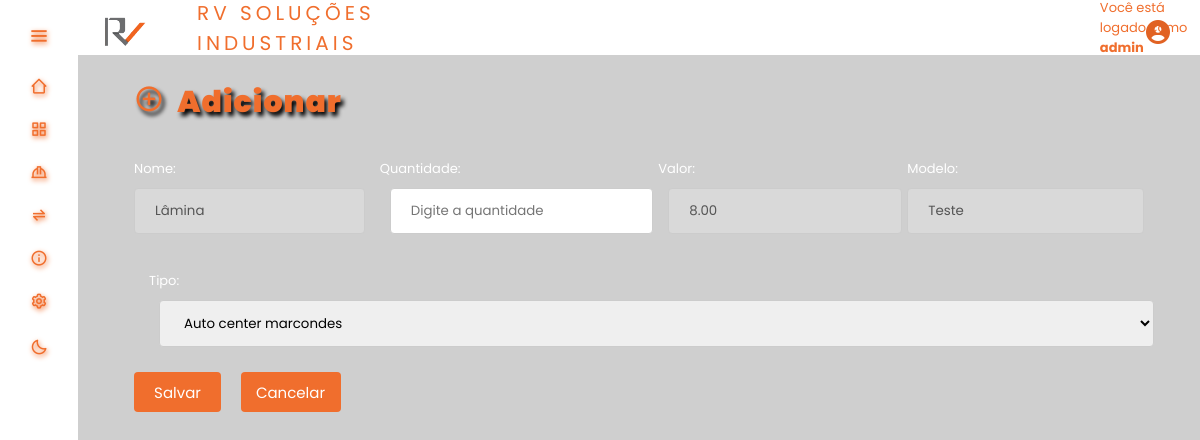
The page /tables/adicionarIns.php?id=4 (signed in) on the database its author committed.
### tables this page shows
CREATE TABLE `produto` (
  `id_produto` int(11) NOT NULL,
  `Quantidade` int(11) DEFAULT NULL,
  `Valor` decimal(6,2) DEFAULT NULL,
  `Modelo` varchar(100) DEFAULT NULL,
  `Descricao` varchar(100) DEFAULT NULL,
  `Tipo` int(11) DEFAULT NULL,
  `Fornecedor_id` int(11) DEFAULT NULL
);

### tables/adicionarIns.php (the view, shortened to what this page needs)
<?php
    require_once('./function.php');
    $result_produto = "SELECT * FROM produto WHERE id_produto = '" . $_GET['id'] . "'";
    $resultado_produto = mysqli_query($conn, $result_produto);
    $row_produto = mysqli_fetch_assoc($resultado_produto);
?>
<!DOCTYPE html>
    <head>
        <link rel="stylesheet" href="<?php echo BASEURL; ?>css/styleSubmit.css"/>
        <link rel="stylesheet" href="<?php echo BASEURL; ?>inc/style.css"/>
        <link rel="stylesheet" href="<?php echo BASEURL; ?>inc/styleDark.css">
        <link href='https://unpkg.com/boxicons@2.1.4/css/boxicons.min.css' rel='stylesheet'>
        <link rel="stylesheet" href="https://cdnjs.cloudflare.com/ajax/libs/font-awesome/6.4.0/css/all.min.css"
 />
    </head>
    <body>
        <div class="TituloEdit">
            <h2 class="titulos"><i class='bx bx-plus-circle'></i>&nbsp Adicionar </h2>
        </div>
        <form class="tela-editar" method="POST" action="functions/add.php" enctype="multipart/form-data">
            <div class="deixar-column">
                <div class="inputValues">
                    <div class="Nome">
                        <label for="Nome">
                            Nome:
                            <input type="text" name="descricao" value="<?php echo $row_produto['Descricao']; ?>" disabled><br><br>
                        </label>
                    </div>
                    <div class="Qtd">
                        <label for="Qtd">
                            Quantidade:
                            <input type="number" name="quantidade_a_somar" placeholder="Digite a quantidade"><br><br>
                        </label>
                    </div>
                    <div class="Valor">
                        <label for="Valor">
                            Valor:
                            <input type="number" step="0.01" name="valor" min="0.01" placeholder="Digite o valor" value="<?php echo $row_produto['Valor']; ?>" disabled><br><br>
                        </label>
                    </div>
                    <div class="Modelo">
                        <label for="Modelo">
                            Modelo:
                            <input type="text" name="modelo" placeholder="Digite o modelo" value="<?php echo $row_produto['Modelo']; ?>" disabled><br><br>
                        </label>
                    </div>
                </div>
                <div class="Fornecedor">
                        <label for="Fornecedor">
                            Tipo:
                            <select type="text" name="produto[Tipo]">
                                <option value="1">Auto center marcondes</option>
                            </select><br><br>
                        </label>
                    </div>
                <div class="btnFuncoes">
                    <div class="btnSalvar">
                        <button type="submit" name="" class="btn btn-primary">Salvar</button>
                    </div>
                    <div class="btnCancela">
                        <a href="<?php echo BASEURL;?>tables/insumos.php">Cancelar</a>
                    </div>
                </div>
            </div>
        </form>
    </body>
</html>

### inc/style.css (style rules this page uses)
:root { --color-default:#1c1c1c; --color-second: #D3D3D3; --color-white:#89817D; --color-body:#4A3F35; --color-black:#F06E2D; --search-bar: #F2F2F2; --search-text: #010718; }
* { padding: 0%; margin: 0%; box-sizing: border-box; font-family: 'Poppins', sans-serif; }
* { margin: 0; padding: 0; box-sizing: border-box; }
a { color: rgb(168, 167, 167); text-decoration: none; transition: 0.5s; }
* { box-sizing: border-box }
body { font-family: Verdana, sans-serif; margin:0 }
label { font-size: small; margin-top: 50px; }
.TituloEdit > .titulos { font-family: 'Poppins', sans-serif; margin: 25px 0 0 5%; color: var(--color-black); font-size: 30px; font-weight: 1000; text-shadow: 3px 4px 4px black; letter-spacing: 1px; color: var(--color-black); font-size: 30px; font-weight: 1000; }
.btnSalvar { margin-right: 20px; }
.Nome { color: var(--search-text); }
.Modelo, .Valor, .Qtd, .Tipo, .Fornecedor { margin-left: 15px; color: var(--search-text); }
.tela-editar { display: flex; margin: 0 5% 0 5%; }
.deixar-column { display: flex; flex-direction: column; margin: 30px 0 0 0; }
.inputValues { display: flex; flex-direction: row; }
.btnFuncoes { display: flex; flex-direction: row; }
.btnFuncoes > .btnCancela { display: inline; width: 100px; background-color: #F06E2D; color: white; border: none; border-radius: 4px; cursor: pointer; height: 40px; padding: 8px 15px; }
.btnFuncoes > .btnCancela a { color: white; font-size: 15px; justify-content: center; align-items: center; }

### inc/styleDark.css (style rules this page uses)
:root { --color-default:#ffffff; --color-second: #bebebe; --color-white:#333333; --color-body:#cfcfcf; --color-black:#F06E2D; --search-bar: #F2F2F2; --search-text: #010718; }

### css/styleSubmit.css (style rules this page uses)
button[type=submit] { width: 100px; background-color: #F06E2D; color: white; padding: 9px 20px; border: none; border-radius: 4px; cursor: pointer; height: 40px; font-size: 15px; }
input[type=text], select { width: 90%; padding: 10px 20px; margin: 8px 0; display: inline-block; border: 1px solid #ccc; border-radius: 4px; box-sizing: border-box; }
input[type=password], select { width: 90%; padding: 10px 20px; margin: 8px 0; display: inline-block; border: 1px solid #ccc; border-radius: 4px; box-sizing: border-box; }
input[type=number], select { width: 90%; padding: 10px 20px; margin: 8px 0; display: inline-block; border: 1px solid #ccc; border-radius: 4px; box-sizing: border-box; }
input[type=text], select { width: 80%; padding: 2px 8px; margin: 4px 0; display: inline-block; border: 1px solid #ccc; border-radius: 4px; box-sizing: border-box; }
input[type=number], select { width: 100%; padding: 12px 20px; margin: 8px 0; display: inline-block; border: 1px solid #ccc; border-radius: 4px; box-sizing: border-box; }
button[type=submit] { width: 100%; background-color: #F06E2D; color: white; padding: 0px 20px; margin: 0px 0; border: none; border-radius: 4px; cursor: pointer; }
input[type=text], select { width: 100%; padding: 12px 20px; margin: 8px 0; display: inline-block; border: 1px solid #ccc; border-radius: 4px; box-sizing: border-box; }
input[type=number], select { width: 100%; padding: 12px 20px; margin: 8px 0 0 10PX; display: inline-block; border: 1px solid #ccc; border-radius: 4px; box-sizing: border-box; }
label { font-size: small; margin-top: 50px; color: white; }

### rows shown on the page
produto: descricao "Lâmina", valor "8.00", modelo "Teste"

### other values the page prints
$_SESSION['login'] "admin"
